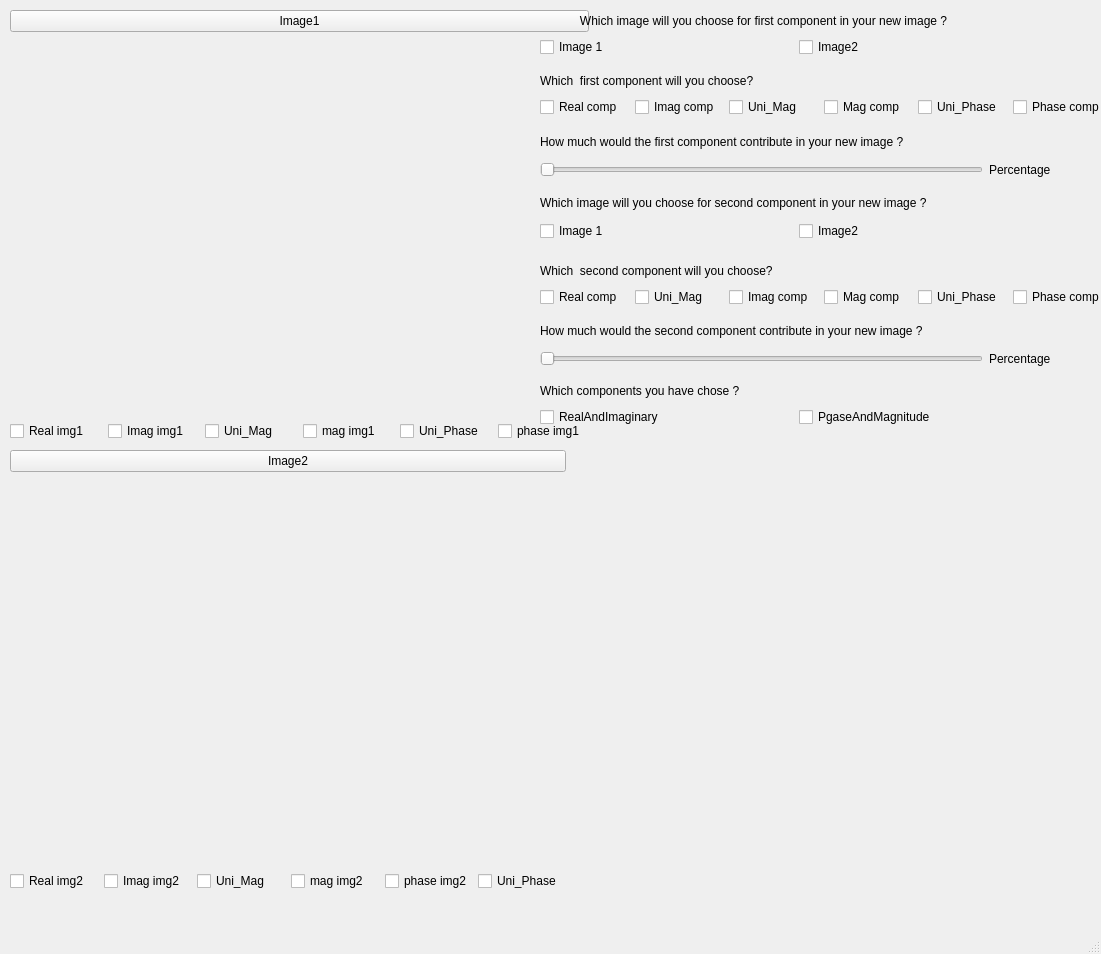
<?xml version="1.0" encoding="UTF-8"?>
<ui version="4.0">
 <class>MainWindow</class>
 <widget class="QMainWindow" name="MainWindow">
  <property name="geometry">
   <rect>
    <x>0</x>
    <y>0</y>
    <width>1101</width>
    <height>954</height>
   </rect>
  </property>
  <property name="windowTitle">
   <string>MainWindow</string>
  </property>
  <widget class="QWidget" name="centralwidget">
   <widget class="QWidget" name="horizontalLayoutWidget_5">
    <property name="geometry">
     <rect>
      <x>10</x>
      <y>10</y>
      <width>579</width>
      <height>431</height>
     </rect>
    </property>
    <layout class="QHBoxLayout" name="horizontalLayout_5">
     <item>
      <layout class="QVBoxLayout" name="verticalLayout_4">
       <item>
        <widget class="QPushButton" name="pushButton">
         <property name="text">
          <string>Image1</string>
         </property>
        </widget>
       </item>
       <item>
        <widget class="QLabel" name="label">
         <property name="text">
          <string/>
         </property>
        </widget>
       </item>
       <item>
        <layout class="QHBoxLayout" name="horizontalLayout_3">
         <item>
          <widget class="QCheckBox" name="checkBox_7">
           <property name="text">
            <string>Real img1</string>
           </property>
          </widget>
         </item>
         <item>
          <widget class="QCheckBox" name="checkBox_6">
           <property name="text">
            <string>Imag img1</string>
           </property>
          </widget>
         </item>
         <item>
          <widget class="QCheckBox" name="checkBox">
           <property name="text">
            <string>Uni_Mag </string>
           </property>
          </widget>
         </item>
         <item>
          <widget class="QCheckBox" name="checkBox_5">
           <property name="text">
            <string>mag img1</string>
           </property>
          </widget>
         </item>
         <item>
          <widget class="QCheckBox" name="checkBox_2">
           <property name="text">
            <string>Uni_Phase</string>
           </property>
          </widget>
         </item>
         <item>
          <widget class="QCheckBox" name="checkBox_8">
           <property name="text">
            <string>phase img1</string>
           </property>
          </widget>
         </item>
        </layout>
       </item>
      </layout>
     </item>
    </layout>
   </widget>
   <widget class="QWidget" name="horizontalLayoutWidget_6">
    <property name="geometry">
     <rect>
      <x>10</x>
      <y>450</y>
      <width>556</width>
      <height>441</height>
     </rect>
    </property>
    <layout class="QHBoxLayout" name="horizontalLayout_6">
     <item>
      <layout class="QVBoxLayout" name="verticalLayout_5">
       <item>
        <widget class="QPushButton" name="pushButton_2">
         <property name="text">
          <string>Image2</string>
         </property>
        </widget>
       </item>
       <item>
        <widget class="QLabel" name="label_2">
         <property name="text">
          <string/>
         </property>
        </widget>
       </item>
       <item>
        <layout class="QHBoxLayout" name="horizontalLayout_4">
         <item>
          <widget class="QCheckBox" name="checkBox_9">
           <property name="text">
            <string>Real img2</string>
           </property>
          </widget>
         </item>
         <item>
          <widget class="QCheckBox" name="checkBox_10">
           <property name="text">
            <string>Imag img2</string>
           </property>
          </widget>
         </item>
         <item>
          <widget class="QCheckBox" name="checkBox_17">
           <property name="text">
            <string>Uni_Mag </string>
           </property>
          </widget>
         </item>
         <item>
          <widget class="QCheckBox" name="checkBox_11">
           <property name="text">
            <string>mag img2</string>
           </property>
          </widget>
         </item>
         <item>
          <widget class="QCheckBox" name="checkBox_12">
           <property name="text">
            <string>phase img2</string>
           </property>
          </widget>
         </item>
         <item>
          <widget class="QCheckBox" name="checkBox_32">
           <property name="text">
            <string>Uni_Phase</string>
           </property>
          </widget>
         </item>
        </layout>
       </item>
      </layout>
     </item>
    </layout>
   </widget>
   <widget class="QWidget" name="verticalLayoutWidget">
    <property name="geometry">
     <rect>
      <x>540</x>
      <y>10</y>
      <width>511</width>
      <height>47</height>
     </rect>
    </property>
    <layout class="QVBoxLayout" name="verticalLayout">
     <item>
      <widget class="QLabel" name="label_3">
       <property name="text">
        <string>            Which image will you choose for first component in your new image ?</string>
       </property>
      </widget>
     </item>
     <item>
      <layout class="QHBoxLayout" name="horizontalLayout">
       <item>
        <widget class="QCheckBox" name="checkBox_18">
         <property name="text">
          <string>Image 1</string>
         </property>
        </widget>
       </item>
       <item>
        <widget class="QCheckBox" name="checkBox_19">
         <property name="text">
          <string>Image2</string>
         </property>
        </widget>
       </item>
      </layout>
     </item>
    </layout>
   </widget>
   <widget class="QWidget" name="verticalLayoutWidget_2">
    <property name="geometry">
     <rect>
      <x>540</x>
      <y>380</y>
      <width>511</width>
      <height>47</height>
     </rect>
    </property>
    <layout class="QVBoxLayout" name="verticalLayout_2">
     <item>
      <widget class="QLabel" name="label_4">
       <property name="text">
        <string>Which components you have chose ?</string>
       </property>
      </widget>
     </item>
     <item>
      <layout class="QHBoxLayout" name="horizontalLayout_7">
       <item>
        <widget class="QCheckBox" name="checkBox_20">
         <property name="text">
          <string>RealAndImaginary</string>
         </property>
        </widget>
       </item>
       <item>
        <widget class="QCheckBox" name="checkBox_21">
         <property name="text">
          <string>PgaseAndMagnitude</string>
         </property>
        </widget>
       </item>
      </layout>
     </item>
    </layout>
   </widget>
   <widget class="QWidget" name="verticalLayoutWidget_3">
    <property name="geometry">
     <rect>
      <x>540</x>
      <y>190</y>
      <width>511</width>
      <height>51</height>
     </rect>
    </property>
    <layout class="QVBoxLayout" name="verticalLayout_3">
     <item>
      <widget class="QLabel" name="label_5">
       <property name="text">
        <string>Which image will you choose for second component in your new image ?</string>
       </property>
      </widget>
     </item>
     <item>
      <layout class="QHBoxLayout" name="horizontalLayout_2">
       <item>
        <widget class="QCheckBox" name="checkBox_22">
         <property name="text">
          <string>Image 1</string>
         </property>
        </widget>
       </item>
       <item>
        <widget class="QCheckBox" name="checkBox_23">
         <property name="text">
          <string>Image2</string>
         </property>
        </widget>
       </item>
      </layout>
     </item>
    </layout>
   </widget>
   <widget class="QWidget" name="verticalLayoutWidget_5">
    <property name="geometry">
     <rect>
      <x>540</x>
      <y>70</y>
      <width>565</width>
      <height>47</height>
     </rect>
    </property>
    <layout class="QVBoxLayout" name="verticalLayout_6">
     <item>
      <widget class="QLabel" name="label_6">
       <property name="text">
        <string>Which  first component will you choose?</string>
       </property>
      </widget>
     </item>
     <item>
      <layout class="QHBoxLayout" name="horizontalLayout_8">
       <item>
        <widget class="QCheckBox" name="checkBox_27">
         <property name="text">
          <string>Real comp</string>
         </property>
        </widget>
       </item>
       <item>
        <widget class="QCheckBox" name="checkBox_26">
         <property name="text">
          <string>Imag comp</string>
         </property>
        </widget>
       </item>
       <item>
        <widget class="QCheckBox" name="checkBox_33">
         <property name="text">
          <string>Uni_Mag </string>
         </property>
        </widget>
       </item>
       <item>
        <widget class="QCheckBox" name="checkBox_24">
         <property name="text">
          <string>Mag comp</string>
         </property>
        </widget>
       </item>
       <item>
        <widget class="QCheckBox" name="checkBox_34">
         <property name="text">
          <string>Uni_Phase</string>
         </property>
        </widget>
       </item>
       <item>
        <widget class="QCheckBox" name="checkBox_25">
         <property name="text">
          <string>Phase comp</string>
         </property>
        </widget>
       </item>
      </layout>
     </item>
    </layout>
   </widget>
   <widget class="QWidget" name="verticalLayoutWidget_6">
    <property name="geometry">
     <rect>
      <x>540</x>
      <y>260</y>
      <width>565</width>
      <height>47</height>
     </rect>
    </property>
    <layout class="QVBoxLayout" name="verticalLayout_7">
     <item>
      <widget class="QLabel" name="label_7">
       <property name="text">
        <string>Which  second component will you choose?</string>
       </property>
      </widget>
     </item>
     <item>
      <layout class="QHBoxLayout" name="horizontalLayout_9">
       <item>
        <widget class="QCheckBox" name="checkBox_28">
         <property name="text">
          <string>Real comp</string>
         </property>
        </widget>
       </item>
       <item>
        <widget class="QCheckBox" name="checkBox_35">
         <property name="text">
          <string>Uni_Mag </string>
         </property>
        </widget>
       </item>
       <item>
        <widget class="QCheckBox" name="checkBox_29">
         <property name="text">
          <string>Imag comp</string>
         </property>
        </widget>
       </item>
       <item>
        <widget class="QCheckBox" name="checkBox_30">
         <property name="text">
          <string>Mag comp</string>
         </property>
        </widget>
       </item>
       <item>
        <widget class="QCheckBox" name="checkBox_36">
         <property name="text">
          <string>Uni_Phase</string>
         </property>
        </widget>
       </item>
       <item>
        <widget class="QCheckBox" name="checkBox_31">
         <property name="text">
          <string>Phase comp</string>
         </property>
        </widget>
       </item>
      </layout>
     </item>
    </layout>
   </widget>
   <widget class="QWidget" name="verticalLayoutWidget_7">
    <property name="geometry">
     <rect>
      <x>540</x>
      <y>130</y>
      <width>511</width>
      <height>51</height>
     </rect>
    </property>
    <layout class="QVBoxLayout" name="verticalLayout_8">
     <item>
      <widget class="QLabel" name="label_8">
       <property name="text">
        <string>How much would the first component contribute in your new image ?</string>
       </property>
      </widget>
     </item>
     <item>
      <layout class="QHBoxLayout" name="horizontalLayout_10">
       <item>
        <widget class="QSlider" name="horizontalSlider">
         <property name="orientation">
          <enum>Qt::Horizontal</enum>
         </property>
        </widget>
       </item>
       <item>
        <widget class="QLabel" name="label_10">
         <property name="text">
          <string>Percentage</string>
         </property>
        </widget>
       </item>
      </layout>
     </item>
    </layout>
   </widget>
   <widget class="QWidget" name="verticalLayoutWidget_9">
    <property name="geometry">
     <rect>
      <x>540</x>
      <y>320</y>
      <width>511</width>
      <height>49</height>
     </rect>
    </property>
    <layout class="QVBoxLayout" name="verticalLayout_10">
     <item>
      <widget class="QLabel" name="label_11">
       <property name="text">
        <string>How much would the second component contribute in your new image ?</string>
       </property>
      </widget>
     </item>
     <item>
      <layout class="QHBoxLayout" name="horizontalLayout_12">
       <item>
        <widget class="QSlider" name="horizontalSlider_2">
         <property name="orientation">
          <enum>Qt::Horizontal</enum>
         </property>
        </widget>
       </item>
       <item>
        <widget class="QLabel" name="label_12">
         <property name="text">
          <string>Percentage</string>
         </property>
        </widget>
       </item>
      </layout>
     </item>
    </layout>
   </widget>
   <widget class="QWidget" name="horizontalLayoutWidget_2">
    <property name="geometry">
     <rect>
      <x>539</x>
      <y>439</y>
      <width>511</width>
      <height>361</height>
     </rect>
    </property>
    <layout class="QHBoxLayout" name="horizontalLayout_11">
     <item>
      <widget class="QLabel" name="label_14">
       <property name="text">
        <string/>
       </property>
      </widget>
     </item>
    </layout>
   </widget>
  </widget>
  <widget class="QMenuBar" name="menubar">
   <property name="geometry">
    <rect>
     <x>0</x>
     <y>0</y>
     <width>1101</width>
     <height>26</height>
    </rect>
   </property>
  </widget>
  <widget class="QStatusBar" name="statusbar"/>
 </widget>
 <resources/>
 <connections/>
</ui>
